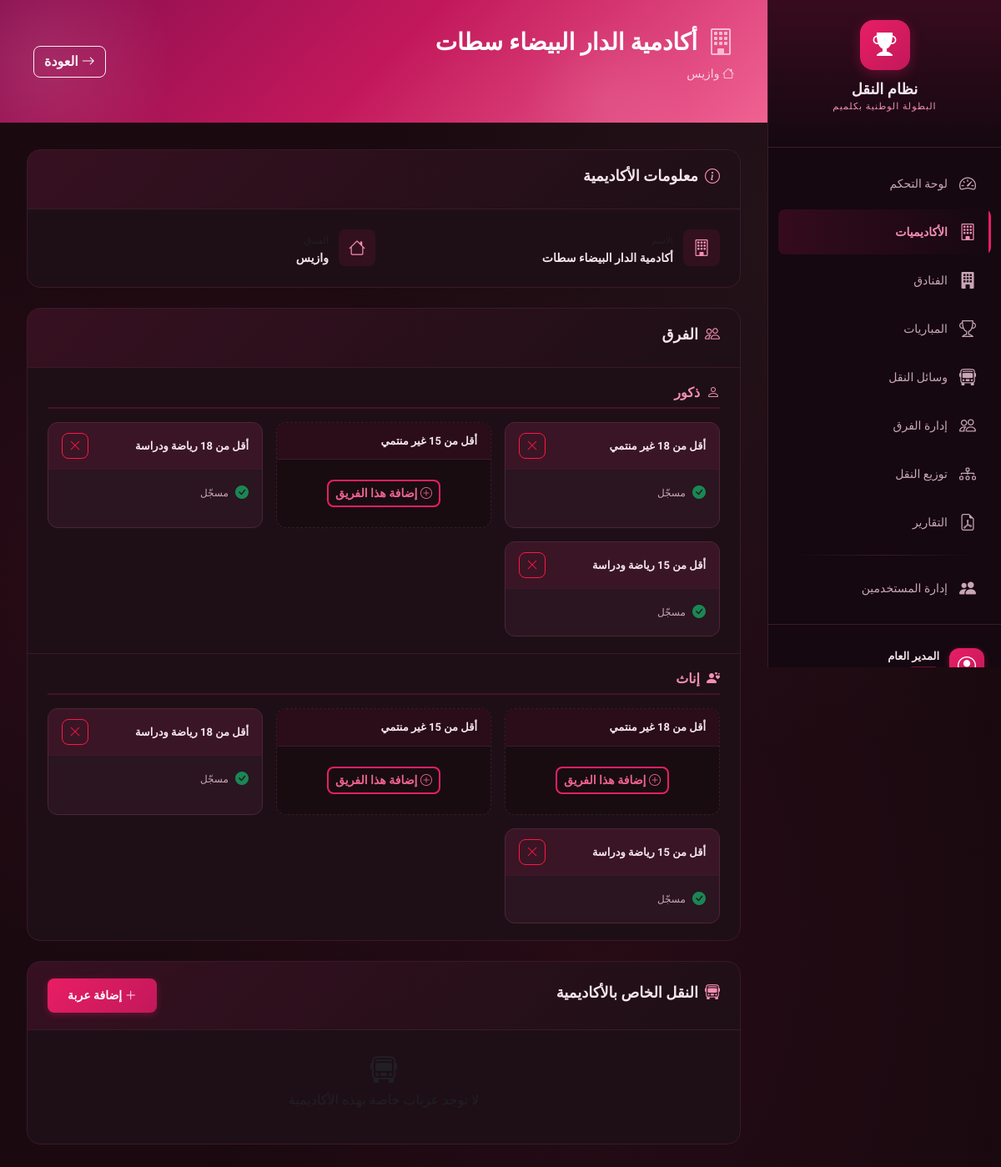
The app's page /academy/4 (signed in) with its own data.
### models.py (models this page shows, shortened)
class User(UserMixin, db.Model):
    __tablename__ = 'user'
    id = db.Column(db.Integer, primary_key=True)
    username = db.Column(db.String(80), unique=True, nullable=False)
    display_name = db.Column(db.String(120), nullable=False)
    password_hash = db.Column(db.String(256), nullable=False)
    plain_password = db.Column(db.String(120), nullable=True)  # للعرض من طرف المدير فقط
    role = db.Column(db.String(20), nullable=False, default='user')  # admin / user
    is_active_user = db.Column(db.Boolean, nullable=False, default=True)
    created_at = db.Column(db.DateTime, nullable=False, default=datetime.utcnow)
    @property
    def is_admin(self):
        return self.role == 'admin'
    @property
    def is_active(self):
        return self.is_active_user
    @property
    def role_label(self):
        return 'مدير' if self.role == 'admin' else 'مستخدم'

class Academy(db.Model):
    __tablename__ = 'academy'
    id = db.Column(db.Integer, primary_key=True)
    name = db.Column(db.String(200), nullable=False)
    hotel_id = db.Column(db.Integer, db.ForeignKey('hotel.id'), nullable=True)
    teams = db.relationship('Team', backref='academy', lazy=True, cascade='all, delete-orphan')
    vehicles = db.relationship('Vehicle', backref='academy', lazy=True, cascade='all, delete-orphan')
    @property
    def hotel_name(self):
        return self.hotel_ref.name if self.hotel_ref else '—'

class Hotel(db.Model):
    __tablename__ = 'hotel'
    id = db.Column(db.Integer, primary_key=True)
    name = db.Column(db.String(200), nullable=False, unique=True)
    address = db.Column(db.String(300), nullable=True)
    academies = db.relationship('Academy', backref='hotel_ref', lazy=True)

### routes/academies.py (the view)
@academies_bp.route('/academy/<int:id>')
@login_required
def academy_detail(id):
    academy = Academy.query.get_or_404(id)
    teams = Team.query.filter_by(academy_id=id).all()
    vehicles = Vehicle.query.filter_by(academy_id=id).all()
    teams_map = {}
    for team in teams:
        teams_map[(team.gender, team.category)] = team
    return render_template('academy_detail.html',
                           academy=academy,
                           teams=teams,
                           teams_map=teams_map,
                           vehicles=vehicles,
                           genders=Team.GENDER_CHOICES,
                           categories=Team.CATEGORY_CHOICES,
                           category_labels=Team.CATEGORY_LABELS)

### templates/academy_detail.html (shortened to what this page needs)
{% extends "base.html" %}
{% block content %}
<div class="page-header">
    <div class="page-header-content">
        <h1 class="page-title">
            <i class="bi bi-building"></i>
            {{ academy.name }}
        </h1>
        <p class="page-subtitle">
            <i class="bi bi-house"></i> {{ academy.hotel_name }}
        </p>
    </div>
    <a href="/academies" class="btn btn-outline-light">
        <i class="bi bi-arrow-right"></i> العودة
    </a>
</div>
<div class="content-card mb-4">
    <div class="card-header-custom">
        <h3><i class="bi bi-info-circle"></i> معلومات الأكاديمية</h3>
    </div>
    <div class="info-grid">
        <div class="info-item">
            <div class="info-icon"><i class="bi bi-building"></i></div>
            <div>
                <small class="text-muted">الاسم</small>
                <p>{{ academy.name }}</p>
            </div>
        </div>
        <div class="info-item">
            <div class="info-icon"><i class="bi bi-house"></i></div>
            <div>
                <small class="text-muted">الفندق</small>
                <p>{{ academy.hotel_name }}</p>
            </div>
        </div>
    </div>
</div>
<div class="content-card mb-4">
    <div class="card-header-custom">
        <h3><i class="bi bi-people"></i> الفرق</h3>
    </div>
    {% for gender in genders %}
    <div class="gender-section">
        <h4 class="gender-title">
            <i class="bi bi-{% if gender == 'ذكور' %}person{% else %}person-hearts{% endif %}"></i>
            {{ gender }}
        </h4>
        <div class="teams-grid">
            {% for category in categories %}
            {% set team = teams_map.get((gender, category)) %}
            <div class="team-card {% if team %}team-exists{% else %}team-empty{% endif %}" id="team-card-{{ gender }}-{{ category }}">
                <div class="team-card-header">
                    <span class="team-category">{{ category_labels[category] }}</span>
                    {% if team %}
                    <button class="btn btn-sm btn-outline-danger" onclick="deleteTeam({{ team.id }})" title="حذف">
                        <i class="bi bi-x-lg"></i>
                    </button>
                    {% endif %}
                </div>
                {% if team %}
                <div class="team-card-body">
                    <div class="team-info-compact">
                        <div class="d-flex align-items-center gap-2">
                            <i class="bi bi-check-circle-fill text-success"></i>
                            <span style="font-size: 12px; color: var(--text-secondary);">مسجّل</span>
                        </div>
                    </div>
                </div>
                {% else %}
                <div class="team-card-body team-add-body">
                    <button class="btn btn-outline-gold btn-sm" onclick="addTeam('{{ gender }}', '{{ category }}')">
                        <i class="bi bi-plus-circle"></i> إضافة هذا الفريق
                    </button>
                </div>
                {% endif %}
            </div>
            {% endfor %}
        </div>
    </div>
    {% endfor %}
</div>
<div class="content-card">
    <div class="card-header-custom">
        <h3><i class="bi bi-bus-front"></i> النقل الخاص بالأكاديمية</h3>
        <button class="btn btn-gold btn-sm" data-bs-toggle="modal" data-bs-target="#vehicleModal" id="btnAddPrivateVehicle">
            <i class="bi bi-plus-lg"></i> إضافة عربة
        </button>
    </div>
    {% if vehicles %}
    <div class="table-responsive">
        <table class="table table-modern">
            <thead>
                <tr>
                    <th>#</th>
                    <th>اسم العربة</th>
                    <th>النوع</th>
                    <th>السعة</th>
                    <th>ذهاب وإياب</th>
                    <th>الإجراءات</th>
                </tr>
            </thead>
            <tbody>
                {% for vehicle in vehicles %}
                <tr>
                    <td>{{ loop.index }}</td>
                    <td>{{ vehicle.name }}</td>
                    <td><span class="badge {% if vehicle.type == 'large' %}bg-primary{% else %}bg-secondary{% endif %}">{{ vehicle.type_label }}</span></td>
                    <td>{{ vehicle.capacity }} فرق</td>
                    <td>
                        {% if vehicle.can_return %}
                        <i class="bi bi-check-circle text-success"></i> نعم
                        {% else %}
                        <i class="bi bi-x-circle text-danger"></i> لا
                        {% endif %}
                    </td>
                    <td>
                        <button class="btn btn-sm btn-outline-danger" onclick="deletePrivateVehicle({{ vehicle.id }})">
                            <i class="bi bi-trash"></i>
                        </button>
                    </td>
                </tr>
                {% endfor %}
            </tbody>
        </table>
    </div>
    {% else %}
    <div class="text-center py-4 text-muted">
        <i class="bi bi-bus-front" style="font-size: 2rem;"></i>
        <p>لا توجد عربات خاصة بهذه الأكاديمية</p>
    </div>
    {% endif %}
</div>
{% endblock %}

### templates/base.html (shortened to what this page needs)
<!DOCTYPE html>
<html lang="ar" dir="rtl">
<head>
    <link rel="stylesheet" href="https://cdn.jsdelivr.net/npm/bootstrap@5.3.2/dist/css/bootstrap.rtl.min.css">
    <link rel="stylesheet" href="https://cdn.jsdelivr.net/npm/bootstrap-icons@1.11.2/font/bootstrap-icons.min.css">
    <link rel="stylesheet" href="{{ url_for('static', filename='css/style.css') }}">
</head>
<body>
    <aside class="sidebar" id="sidebar">
        <div class="sidebar-brand">
            <div class="brand-icon">
                <i class="bi bi-trophy-fill"></i>
            </div>
            <h2 class="brand-title">نظام النقل</h2>
            <p class="brand-subtitle">البطولة الوطنية بكلميم</p>
        </div>
        <nav class="sidebar-nav">
            <a href="/" class="nav-link-item {% if request.path == '/' %}active{% endif %}" id="nav-dashboard">
                <i class="bi bi-speedometer2"></i>
                <span>لوحة التحكم</span>
            </a>
            <a href="/academies" class="nav-link-item {% if '/academies' in request.path or '/academy' in request.path %}active{% endif %}" id="nav-academies">
                <i class="bi bi-building"></i>
                <span>الأكاديميات</span>
            </a>
            <a href="/hotels" class="nav-link-item {% if '/hotels' in request.path %}active{% endif %}" id="nav-hotels">
                <i class="bi bi-building-fill"></i>
                <span>الفنادق</span>
            </a>
            <a href="/matches" class="nav-link-item {% if '/matches' in request.path %}active{% endif %}" id="nav-matches">
                <i class="bi bi-trophy"></i>
                <span>المباريات</span>
            </a>
            <a href="/vehicles" class="nav-link-item {% if '/vehicles' in request.path %}active{% endif %}" id="nav-vehicles">
                <i class="bi bi-bus-front"></i>
                <span>وسائل النقل</span>
            </a>
            <a href="/teams_status" class="nav-link-item {% if '/teams_status' in request.path %}active{% endif %}" id="nav-teams">
                <i class="bi bi-people"></i>
                <span>إدارة الفرق</span>
            </a>
            <a href="/distribution" class="nav-link-item {% if '/distribution' in request.path %}active{% endif %}" id="nav-distribution">
                <i class="bi bi-diagram-3"></i>
                <span>توزيع النقل</span>
            </a>
            <a href="/reports" class="nav-link-item {% if '/reports' in request.path %}active{% endif %}" id="nav-reports">
                <i class="bi bi-file-earmark-pdf"></i>
                <span>التقارير</span>
            </a>
            {% if current_user.is_authenticated and current_user.is_admin %}
            <div class="nav-separator"></div>
            <a href="/users" class="nav-link-item {% if '/users' in request.path %}active{% endif %}" id="nav-users">
                <i class="bi bi-people-fill"></i>
                <span>إدارة المستخدمين</span>
            </a>
            {% endif %}
        </nav>
        <div class="sidebar-footer">
            {% if current_user.is_authenticated %}
            <div class="sidebar-user-info">
                <div class="user-avatar">
                    <i class="bi bi-person-circle"></i>
                </div>
                <div class="user-details">
                    <span class="user-display-name">{{ current_user.display_name }}</span>
                    <span class="user-role-badge {{ 'role-admin' if current_user.is_admin else 'role-user' }}">
                    </span>
                </div>
            </div>
            {% endif %}
        </div>
    </aside>
    <main class="main-content" id="mainContent">
        <div class="toast-container position-fixed top-0 end-0 p-3" id="toastContainer" style="z-index: 9999;"></div>
        {% block content %}{% endblock %}
    </main>
</body>
</html>

### records on screen
User: display_name "المدير العام"
Academy: name "أكادمية الدار البيضاء سطات"
Hotel: hotel_name "وازيس"

### other values on screen
{{ gender }} "ذكور" "إناث"
{{ category_labels[category] }} "أقل من 18 غير منتمي" "أقل من 15 غير منتمي" "أقل من 18 رياضة ودراسة" "أقل من 15 رياضة ودراسة" "أقل من 18 غير منتمي" "أقل من 15 غير منتمي" "أقل من 18 رياضة ودراسة" "أقل من 15 رياضة ودراسة"
